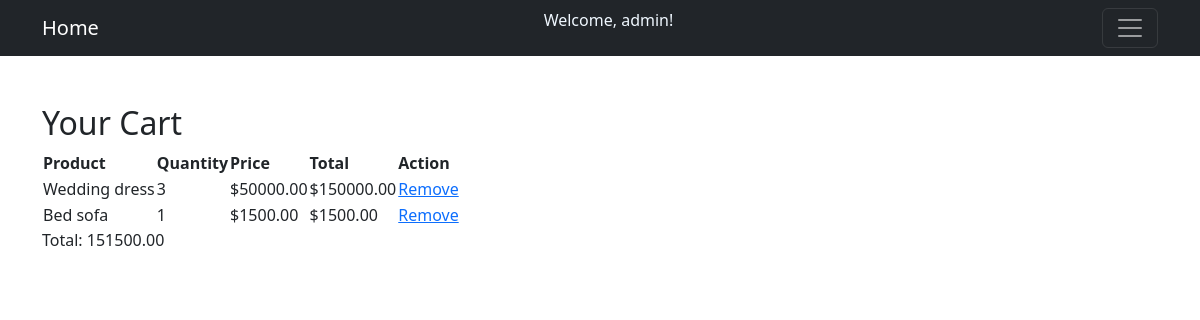
The app's page /cart/ (signed in) with its own data.
### store/models.py (models this page shows, shortened)
class CartItem(models.Model):
    cart = models.ForeignKey(Cart, on_delete=models.CASCADE, related_name='items')
    product = models.ForeignKey(Product, on_delete=models.CASCADE)
    quantity = models.PositiveIntegerField(default=1)
    def get_total_price(self):
        return self.product.price * self.quantity

class Product(models.Model):
    name = models.CharField(max_length=200)
    image = models.ImageField(upload_to='product_images/', blank=True, null=True)
    category = models.ForeignKey(Category, related_name='product', on_delete=models.CASCADE)
    description = models.TextField()
    price = models.DecimalField(max_digits=10, decimal_places=2)
    stock = models.IntegerField()
    available = models.BooleanField(default=True)
    created = models.DateTimeField(auto_now_add=True)
    updated = models.DateTimeField(auto_now=True)
    has_colors = models.BooleanField(default=False)  # Enable/disable color feature
    colors = models.TextField(blank=True, null=True, help_text="Comma-separated list of colors")
    from django.contrib.auth.models import User

### store/views.py (the view)
# urls.py: path('cart/', views.cart_view, name='cart'),
@login_required
def cart_view(request):
    cart, created = Cart.objects.get_or_create(user=request.user)
    total = 0
    for item in cart.items.all() :
        total+=item.get_total_price()
    return render(request, 'store/cart.html', {'cart': cart, 'total': total})

### store/templates/store/cart.html
{% extends "base.html" %}
{% block content %}
<h2>Your Cart</h2>
{% if cart.items.all %}
    <table>
        <thead>
            <tr>
                <th>Product</th>
                <th>Quantity</th>
                <th>Price</th>
                <th>Total</th>
                <th>Action</th>
            </tr>
        </thead>
        <tbody>
            {% for item in cart.items.all %}
            <tr>
                <td>{{ item.product.name }}</td>
                <td>{{ item.quantity }}</td>
                <td>${{ item.product.price }}</td>
                <td>${{ item.get_total_price }}</td>
                <td>
                    <a href="{% url 'remove_from_cart' item.id %}">Remove</a>
                </td>
            </tr>
            {% endfor %}
        </tbody>
    </table>
    <p>Total: {{total}}</p>
{% else %}
    <p>Your cart is empty.</p>
{% endif %}
{% endblock %}

### store/templates/base.html (shortened to what this page needs)
<!DOCTYPE html>
<html lang="en">
<head>
    <link href="https://cdnjs.cloudflare.com/ajax/libs/bootstrap/5.3.0/css/bootstrap.min.css" rel="stylesheet">
</head>
<body>
    <nav class="navbar navbar-dark bg-dark">
        <div class="container">
            <a class="navbar-brand" href="{% url 'home' %}">Home</a>
            {% if user.is_authenticated %}
                <p style="color: aliceblue;">Welcome, {{ user.username }}! </p>
            {% endif %}
            <button class="navbar-toggler" type="button" data-bs-toggle="collapse" data-bs-target="#navbarNav" aria-controls="navbarNav" aria-expanded="false" aria-label="Toggle navigation">
                <span class="navbar-toggler-icon"></span>
            </button>
        </div>
    </nav>
    <div class="container mt-5">
        {% block content %}{% endblock %}
    </div>
</body>
</html>

### records on screen
CartItem: product.name "Wedding dress", quantity "3", product.price "50000.00", get_total_price "150000.00"
CartItem: product.name "Bed sofa", quantity "1", product.price "1500.00", get_total_price "1500.00"

### other values on screen
{{ user.username }} "admin"
{{ total }} "151500.00"
